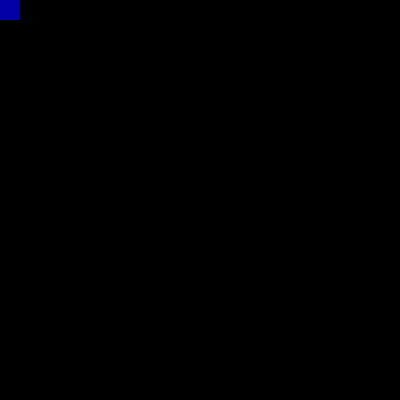
Frame 1 (no input)
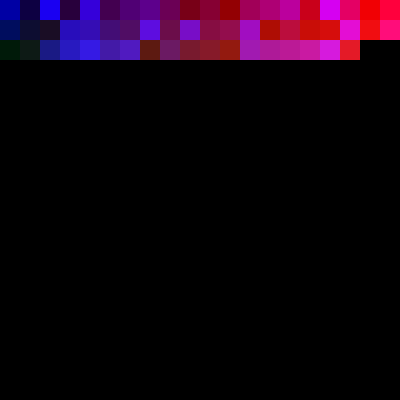
Frame 60 (the mouse pressed at the canvas centre just before this capture)
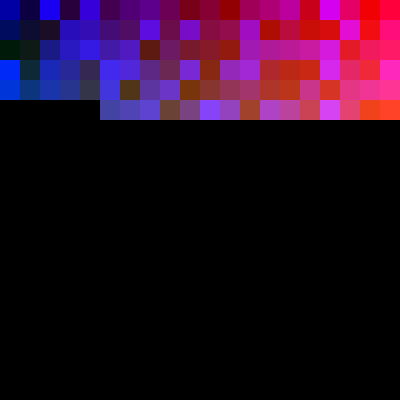
Frame 120 (the mouse held since frame 60 and released just before this capture)

The Processing sketch that drew these frames (run headless with seeded random() and noise(); from frame 60 on, the mouse is pressed at the canvas centre):

// Processing sketch: processing_98975
// ── processing_98975.pde

int xPos = 0;        //establish variables to hold x&y position
int yPos = 0;

float rFactor = 0;  //establish non-integer values for scaling colours
float gFactor = 0; 

int speedFactor = 1; //switches between 1 and -1 to control direction of square placement


void setup()
{
  size(400,400);  //set window size
  background(0);  
  //frameRate(400);
}

void draw()
{

 

  
  rFactor = xPos/380.; //determine current position as fraction of space available
  gFactor = yPos/380.;
  
  fill(255*rFactor, 255*gFactor, random(255)); //sets R&G values according to rFactor,gFactor. B value is assigned randomly.
  stroke(0,0);
  rect(xPos,yPos,20,20);
  

  
  if (xPos == 400){
    yPos = yPos + 20;
    speedFactor = -1*speedFactor;
  } 
  
  if (xPos == -20 && speedFactor == -1) {
   yPos = yPos + 20;
   speedFactor = -1*speedFactor; 
  }
  xPos = xPos + speedFactor*20;
  
  if(yPos == 400) {
    yPos = 0;
  }
   
}
